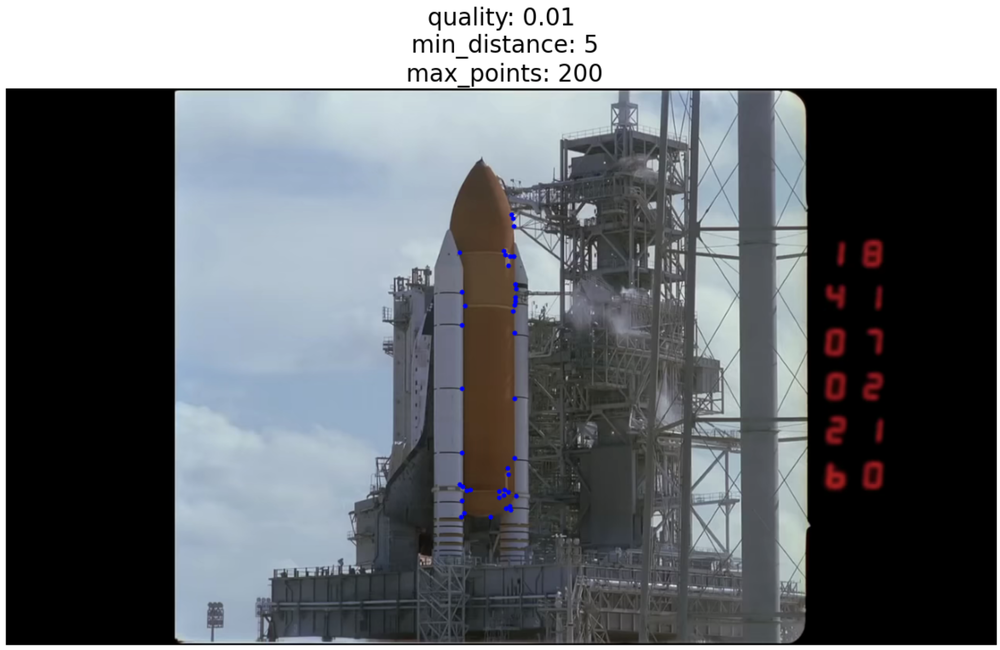
#> input picture 8/media/dis1.png, 1000 x 650 px, shrunk from 2228 x 1448 before the run
$ python -i utils.py   (imports and definitions only)
#> lines starting #> are read from the running program, lines starting #| are printed output that depends on the picture
#> further down, picture is the input picture: shape (650, 1000, 3); mean B, G, R 112.1, 108, 104.4
import matplotlib.pyplot as plt
import numpy as np
import cv2


# [63 lines left out: functions show_img_hsv, display_images, hist_rgb, hist_hsv, not called in this run]


def hist_hsv_normalized(hsv_img):
    hist_h = cv2.calcHist([hsv_img], [0], None, [256], [0, 256])
#> hist_h = 256 values, max 188232 at index 0, min 28 at index 234, mean 2539.1
    hist_s = cv2.calcHist([hsv_img], [1], None, [256], [0, 256])
#> hist_s = 256 values, max 188106 at index 0, min 14 at index 234, mean 2539.1
    hist_v = cv2.calcHist([hsv_img], [2], None, [256], [0, 256])
#> hist_v = 256 values, max 186584 at index 0, min 9 at index 234, mean 2539.1
    # normalize
    cv2.normalize(hist_h, hist_h, alpha=0, beta=1, norm_type=cv2.NORM_MINMAX)
    cv2.normalize(hist_s, hist_s, alpha=0, beta=1, norm_type=cv2.NORM_MINMAX)
    cv2.normalize(hist_v, hist_v, alpha=0, beta=1, norm_type=cv2.NORM_MINMAX)

    fig, axes = plt.subplots(1, 3, figsize=(20, 10))
    axes[0].plot(hist_h)
    axes[0].set_title('Hue')
    axes[1].plot(hist_s)
    axes[1].set_title('Saturation')
    axes[2].plot(hist_v)
    axes[2].set_title('Value')
    plt.show()
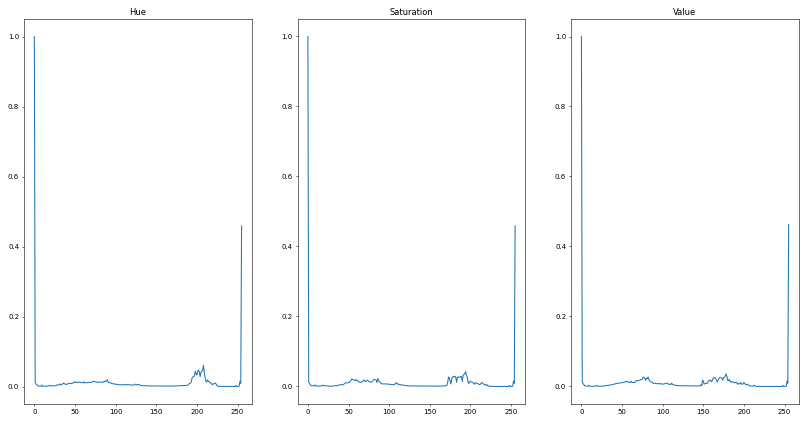
#> figure drawn by matplotlib, 3 panels; panel 1: curve peaks at x = 0, y = 1; panel 2: curve peaks at x = 0, y = 1; panel 3: curve peaks at x = 0, y = 1


# [53 lines left out: functions normalized_hist, hist_binary, hist_gray_plot, show_hsv, print_info, not called in this run]


# [2 lines not run here, left out]

# %%

>>> import cv2
>>> picture = cv2.imread('../media/dis1.png')
>>> result = hist_hsv_normalized(picture)

$ run again, on 8/media/dis2.png
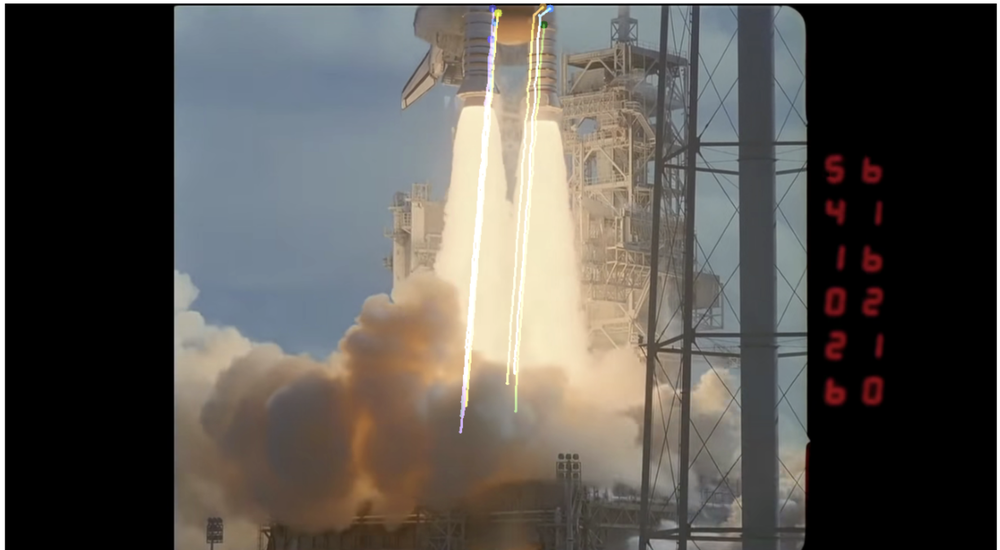
#> input picture 8/media/dis2.png, 1000 x 550 px, shrunk from 2226 x 1224 before the run
#> picture is the input picture: shape (550, 1000, 3); mean B, G, R 80.8, 85.5, 89.1
#> hist_h = 256 values, max 185314 at index 0, min 32 at index 243, mean 2148.4
#> hist_s = 256 values, max 185200 at index 0, min 5 at index 36, mean 2148.4
#> hist_v = 256 values, max 183387 at index 0, min 50 at index 32, mean 2148.4
#> in hist_hsv_normalized, `plt.show()`:
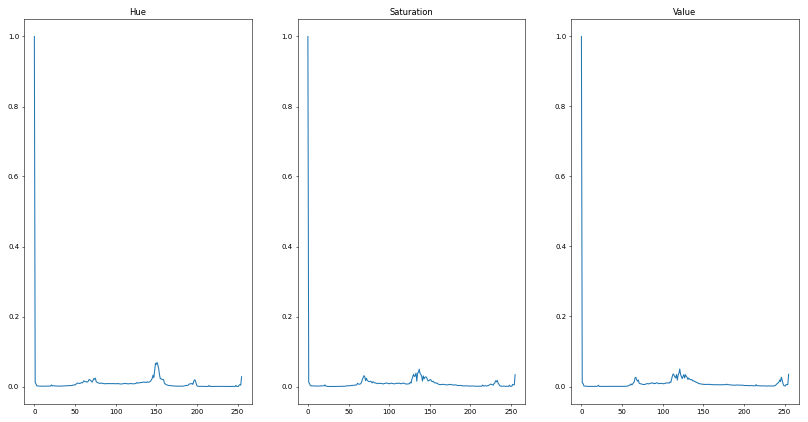
#> figure drawn by matplotlib, 3 panels; panel 1: curve peaks at x = 0, y = 1; panel 2: curve peaks at x = 0, y = 1; panel 3: curve peaks at x = 0, y = 1

$ run again, on 8/media/shot_det.png
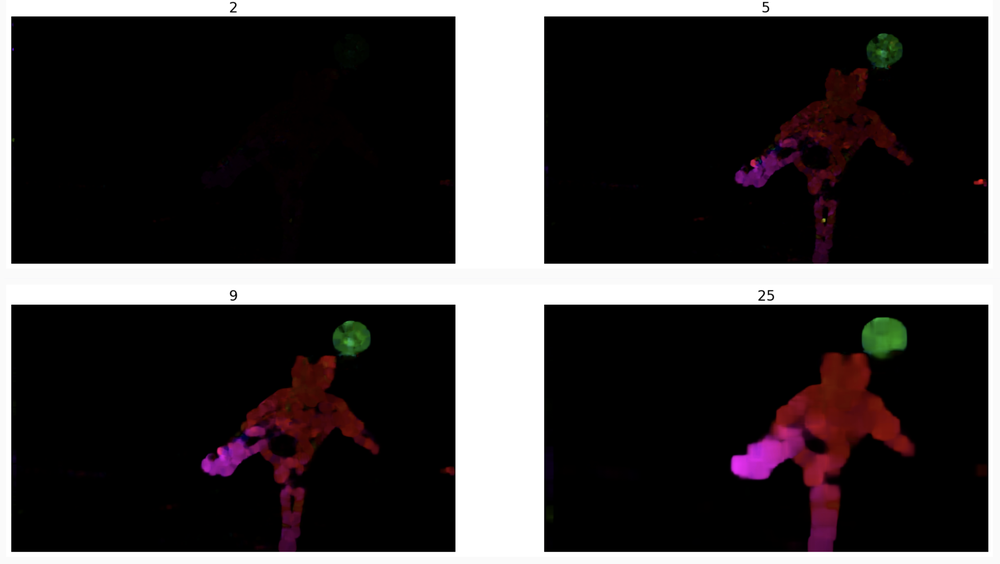
#> input picture 8/media/shot_det.png, 1000 x 564 px, shrunk from 2254 x 1272 before the run
#> picture is the input picture: shape (564, 1000, 3); mean B, G, R 58.3, 57.5, 61.3
#> hist_h = 256 values, max 382967 at index 0, min 3 at index 239, mean 2203.1
#> hist_s = 256 values, max 388996 at index 0, min 0 at index 171, mean 2203.1
#> hist_v = 256 values, max 371410 at index 0, min 0 at index 235, mean 2203.1
#> in hist_hsv_normalized, `plt.show()`:
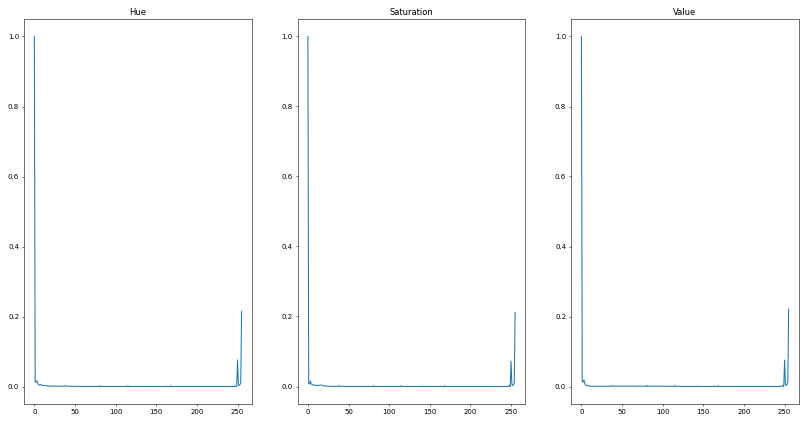
#> figure drawn by matplotlib, 3 panels; panel 1: curve peaks at x = 0, y = 1; panel 2: curve peaks at x = 0, y = 1; panel 3: curve peaks at x = 0, y = 1
